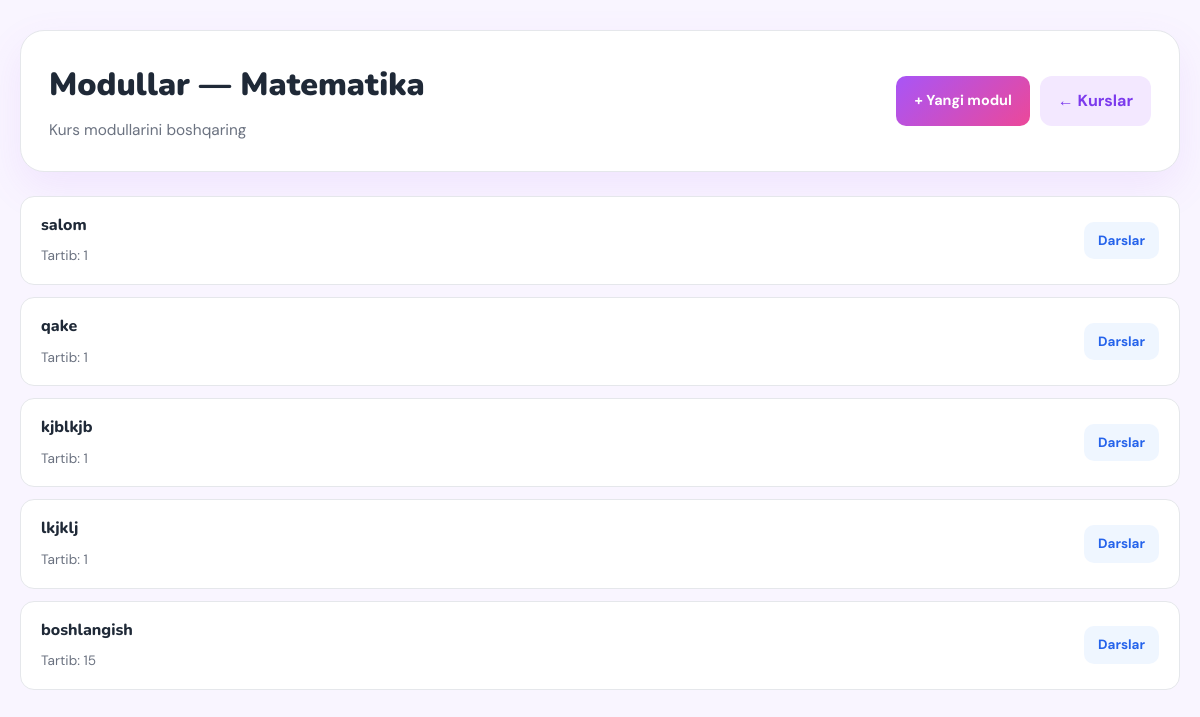
Page /courses/admin/1/modules/ (signed in) on the committed database.
### courses/models.py (models this page shows, shortened)
class Course(models.Model):
    title = models.CharField(max_length=200)
    description = models.TextField()
    price = models.DecimalField(max_digits=10, decimal_places=2, default=0)
    discount = models.PositiveIntegerField(default=0)  # %
    category = models.ForeignKey(Category, on_delete=models.SET_NULL, null=True)
    duration = models.CharField(max_length=50, help_text="Masalan: 3 oy, 40 soat")
    cover_image = models.ImageField(upload_to='course_covers/', null=True, blank=True)
    promo_video = models.FileField(upload_to='course_videos/', null=True, blank=True)
    created_at = models.DateTimeField(auto_now_add=True)

class Module(models.Model):
    course = models.ForeignKey(Course, on_delete=models.CASCADE, related_name='modules')
    title = models.CharField(max_length=200)
    order = models.PositiveIntegerField(default=1)

### courses/views.py (the view)
# urls.py: path('admin/<int:course_id>/modules/', admin_modules, name='admin_modules'),
@admin_required
def admin_modules(request, course_id):
    course = get_object_or_404(Course, id=course_id)
    modules = Module.objects.filter(course=course).order_by('order')
    return render(request, 'admin_modules.html', {'course': course, 'modules': modules})

### courses/views.py (called while the page is built)
def admin_required(view_func):
    @wraps(view_func)
    @login_required
    def wrapper(request, *args, **kwargs):
        if request.user.role != 'admin':
            return redirect('student_dashboard')
        return view_func(request, *args, **kwargs)
    return wrapper

### courses/templates/admin_modules.html (shortened to what this page needs)
{% extends "base.html" %}
{% block content %}
<div class="container">
    <div class="page-header">
        <div>
            <h1>Modullar — {{ course.title }}</h1>
            <p>Kurs modullarini boshqaring</p>
        </div>
        <div style="display:flex; gap:10px; flex-wrap:wrap;">
            <a href="{% url 'admin_add_module' course.id %}" class="btn btn-primary">+ Yangi modul</a>
            <a href="{% url 'admin_courses' %}" class="back-btn">← Kurslar</a>
        </div>
    </div>
    <ul class="item-list">
        {% for module in modules %}
        <li>
            <div class="item-info">
                <h4>{{ module.title }}</h4>
                <span>Tartib: {{ module.order }}</span>
            </div>
            <div class="actions">
                <a href="{% url 'admin_lessons' course.id module.id %}" class="action-btn btn-toggle">Darslar</a>
            </div>
        </li>
        {% empty %}
        <li class="empty-state">Modul topilmadi</li>
        {% endfor %}
    </ul>
</div>
{% endblock %}

### static/css/style.css (style rules this page uses)
:root { --primary: #a855f7; --primary-dark: #7c3aed; --pink: #ec4899; --gradient: linear-gradient(135deg, #a855f7, #ec4899); --bg: #f9f5ff; --white: #ffffff; --dark: #1a1a2e; --text: #1f2937; --muted: #6b7280; --border: #e5e7eb; --danger: #ef4444; --success: #22c55e; --warning: #f59e0b; --card-bg: #fff; --shadow: 0 16px 40px rgba(168, 85, 247, 0.10); --shadow-sm: 0 4px 12px rgba(168, 85, 247, 0.08); }
* { margin: 0; padding: 0; box-sizing: border-box; }
body { font-family: 'DM Sans', sans-serif; background: var(--bg); color: var(--text); line-height: 1.6; }
a { text-decoration: none; color: inherit; }
.container { max-width: 1200px; margin: 0 auto; padding: 30px 20px 60px; }
.btn { display: inline-flex; align-items: center; justify-content: center; gap: 8px; text-decoration: none; padding: 12px 18px; border-radius: 10px; font-weight: 700; font-size: 0.9rem; font-family: 'DM Sans', sans-serif; border: none; cursor: pointer; transition: all 0.2s ease; }
.btn-primary { background: var(--gradient); color: white; }
.actions { display: flex; flex-wrap: wrap; gap: 8px; }
.action-btn { display: inline-flex; align-items: center; justify-content: center; padding: 8px 14px; border-radius: 10px; font-size: 0.84rem; font-weight: 700; border: none; cursor: pointer; transition: 0.2s; white-space: nowrap; font-family: 'DM Sans', sans-serif; text-decoration: none; }
.btn-toggle { background: #eff6ff; color: #2563eb; }
.back-btn { text-decoration: none; background: #f3e8ff; color: var(--primary-dark); padding: 12px 18px; border-radius: 12px; font-weight: 700; transition: 0.2s; display: inline-flex; align-items: center; gap: 8px; }
.page-header { background: var(--white); border: 1px solid var(--border); border-radius: 24px; padding: 28px; box-shadow: var(--shadow); display: flex; justify-content: space-between; align-items: center; gap: 20px; margin-bottom: 24px; flex-wrap: wrap; }
.page-header h1 { font-family: 'Nunito', sans-serif; font-size: 2rem; font-weight: 900; margin-bottom: 8px; }
.page-header p { color: var(--muted); font-size: 0.96rem; }
.item-list { list-style: none; padding: 0; }
.item-list li { background: var(--white); border: 1px solid var(--border); border-radius: 14px; padding: 16px 20px; margin-bottom: 12px; display: flex; justify-content: space-between; align-items: center; gap: 12px; flex-wrap: wrap; transition: 0.2s; }
.item-info h4 { font-family: 'Nunito', sans-serif; font-weight: 800; font-size: 1rem; margin-bottom: 4px; }
.item-info span { color: var(--muted); font-size: 0.85rem; }

### rows in the picture
Course: title "Matematika"
Module: title "salom", order "1"
Module: title "qake", order "1"
Module: title "kjblkjb", order "1"
Module: title "lkjklj", order "1"
Module: title "boshlangish", order "15"
